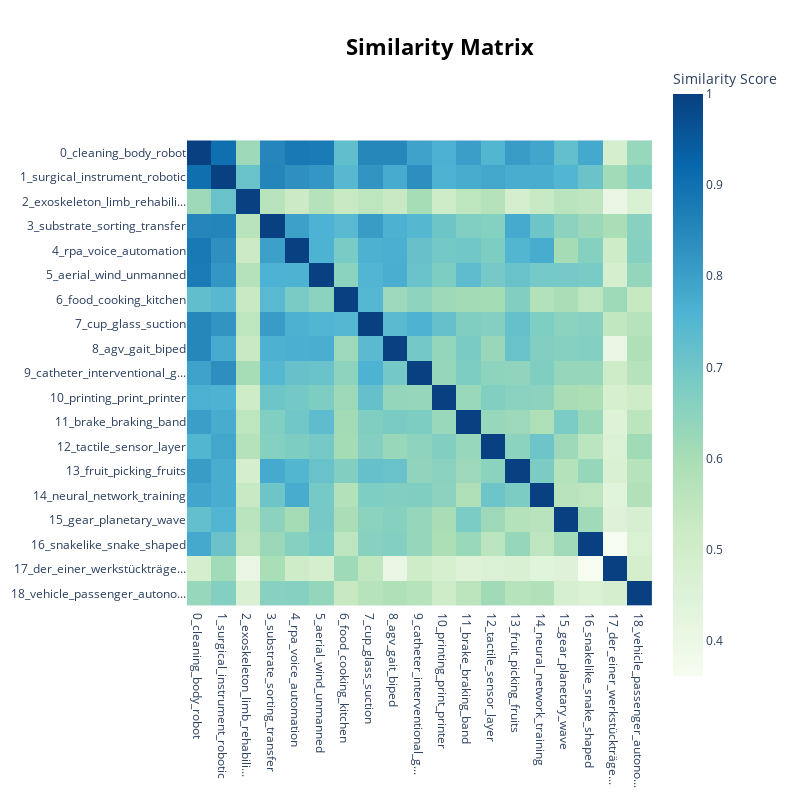

The cell this chart's notebook holds for it:
### Code cell
topic_model.visualize_heatmap()

### Figure 1 — Plotly figure (JSON) as saved in the notebook; plotly's stock layout.template omitted (floating-point values rounded to 4 significant figures; data arrays with more than 128 entries replaced by an {"elided": "..."} marker saying what was removed)
{"data": [{"coloraxis": "coloraxis", "hovertemplate": "x: %{x}<br>y: %{y}<br>Similarity Score: %{z}<extra></extra>", "name": "0", "type": "heatmap", "x": ["0_cleaning_body_robot", "1_surgical_instrument_robotic", "2_exoskeleton_limb_rehabili...", "3_substrate_sorting_transfer", "4_rpa_voice_automation", "5_aerial_wind_unmanned", "6_food_cooking_kitchen", "7_cup_glass_suction", "8_agv_gait_biped", "9_catheter_interventional_g...", "10_printing_print_printer", "11_brake_braking_band", "12_tactile_sensor_layer", "13_fruit_picking_fruits", "14_neural_network_training", "15_gear_planetary_wave", "16_snakelike_snake_shaped", "17_der_einer_werkstückträge...", "18_vehicle_passenger_autono..."], "xaxis": "x", "y": ["0_cleaning_body_robot", "1_surgical_instrument_robotic", "2_exoskeleton_limb_rehabili...", "3_substrate_sorting_transfer", "4_rpa_voice_automation", "5_aerial_wind_unmanned", "6_food_cooking_kitchen", "7_cup_glass_suction", "8_agv_gait_biped", "9_catheter_interventional_g...", "10_printing_print_printer", "11_brake_braking_band", "12_tactile_sensor_layer", "13_fruit_picking_fruits", "14_neural_network_training", "15_gear_planetary_wave", "16_snakelike_snake_shaped", "17_der_einer_werkstückträge...", "18_vehicle_passenger_autono..."], "yaxis": "y", "z": {"elided": "19x19 float values"}}], "layout": {"coloraxis": {"colorbar": {"title": {"text": "Similarity Score"}}, "colorscale": [[0, "rgb(247,252,240)"], [0.125, "rgb(224,243,219)"], [0.25, "rgb(204,235,197)"], [0.375, "rgb(168,221,181)"], [0.5, "rgb(123,204,196)"], [0.625, "rgb(78,179,211)"], [0.75, "rgb(43,140,190)"], [0.875, "rgb(8,104,172)"], [1, "rgb(8,64,129)"]]}, "height": 800, "hoverlabel": {"bgcolor": "white", "font": {"family": "Rockwell", "size": 16}}, "legend": {"title": {"text": "Trend"}}, "margin": {"t": 60}, "showlegend": true, "title": {"font": {"color": "Black", "size": 22}, "text": "<b>Similarity Matrix</b>", "x": 0.55, "xanchor": "center", "y": 0.95, "yanchor": "top"}, "width": 800, "xaxis": {"anchor": "y", "constrain": "domain", "domain": [0, 1], "scaleanchor": "y"}, "yaxis": {"anchor": "x", "autorange": "reversed", "constrain": "domain", "domain": [0, 1]}}}
